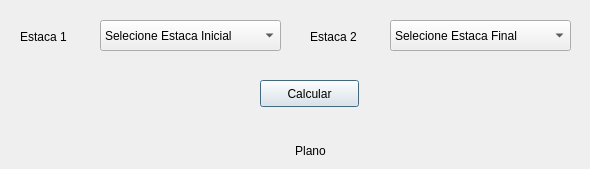
<?xml version="1.0" encoding="UTF-8"?>
<ui version="4.0">
 <class>PerfilTrecho</class>
 <widget class="QDialog" name="PerfilTrecho">
  <property name="geometry">
   <rect>
    <x>0</x>
    <y>0</y>
    <width>590</width>
    <height>169</height>
   </rect>
  </property>
  <property name="windowTitle">
   <string>Perfil do trecho</string>
  </property>
  <widget class="QComboBox" name="comboEstaca1">
   <property name="geometry">
    <rect>
     <x>100</x>
     <y>20</y>
     <width>181</width>
     <height>31</height>
    </rect>
   </property>
   <item>
    <property name="text">
     <string>Selecione Estaca Inicial</string>
    </property>
   </item>
  </widget>
  <widget class="QLabel" name="label">
   <property name="geometry">
    <rect>
     <x>20</x>
     <y>26</y>
     <width>68</width>
     <height>21</height>
    </rect>
   </property>
   <property name="text">
    <string>Estaca 1</string>
   </property>
  </widget>
  <widget class="QComboBox" name="comboEstaca2">
   <property name="geometry">
    <rect>
     <x>390</x>
     <y>20</y>
     <width>181</width>
     <height>31</height>
    </rect>
   </property>
   <item>
    <property name="text">
     <string>Selecione Estaca Final</string>
    </property>
   </item>
  </widget>
  <widget class="QLabel" name="label_2">
   <property name="geometry">
    <rect>
     <x>310</x>
     <y>26</y>
     <width>68</width>
     <height>21</height>
    </rect>
   </property>
   <property name="text">
    <string>Estaca 2</string>
   </property>
  </widget>
  <widget class="QLabel" name="lblTipo">
   <property name="geometry">
    <rect>
     <x>220</x>
     <y>140</y>
     <width>181</width>
     <height>21</height>
    </rect>
   </property>
   <property name="text">
    <string>Plano</string>
   </property>
   <property name="alignment">
    <set>Qt::AlignCenter</set>
   </property>
  </widget>
  <widget class="QPushButton" name="btnCalcular">
   <property name="geometry">
    <rect>
     <x>260</x>
     <y>80</y>
     <width>99</width>
     <height>27</height>
    </rect>
   </property>
   <property name="text">
    <string>Calcular</string>
   </property>
  </widget>
 </widget>
 <resources/>
 <connections/>
</ui>
